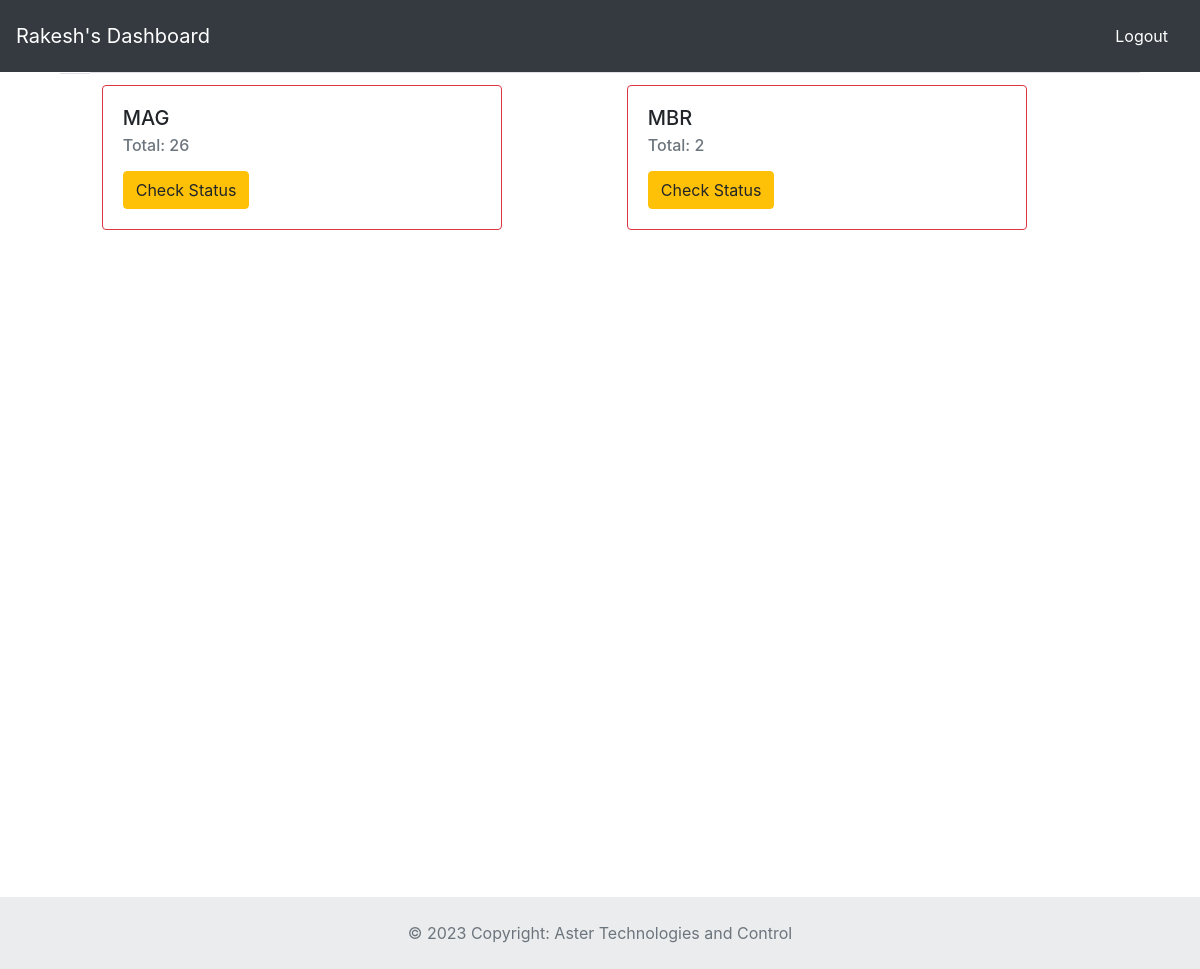
The page /subscription/ (signed in) on the database its author committed.
### astercrm/models.py (models this page shows, shortened)
class Software(models.Model):
	name = models.CharField(max_length=15)
	url = models.CharField(max_length=50)
	feature_addon = models.CharField(max_length=30, default="None")
	module_addon = models.CharField(max_length=30,default="None")

### astercrm/views.py (the view)
# urls.py: path('subscription/',views.subscription_call),
@login_required
def subscription_call(request):
	results=Subscription.objects.filter(usage_id__usage_user=request.user).values('usage_id__usage_software__name','usage_id__usage_software__id').annotate(count=Count('usage_id__usage_software__name'))
	return render(request,'subscription.html',{'soft':results})

### templates/subscription.html (shortened to what this page needs)
{% extends 'dashboard.html' %}
{% block body %}
<div class="container vh-100">
{% if soft %}
<table class="table">
  <tbody>
    <tr>
      <th scope="row" class="card-group"></th>
{% for i in soft %}
<td>
          <div class="card mb-3 border-danger" style="width: 25rem;">
            <div class="card-body">
            <h5 class="card-title">{{ i.usage_id__usage_software__name }}</h5>
            <h6 class="card-subtitle mb-2 text-muted">Total: {{ i.count }}</h6>
            {% if userid %}
            <a href="/csublist/{{ i.usage_id__usage_software__id }}/{{ userid }}" class="card-link btn btn-primary">Check Status</a>
            {% else %}
            <a href="/sublist/{{ i.usage_id__usage_software__id }}" class="card-link btn btn-warning">Check Status</a>
            {% endif%}
            </div>
          </div>
</td>
{% endfor %}
</tr>
</tbody>
</table>
{% else %}
            <h4 align="center">No Data Available!!</h4>
{% endif %}
</div>
{% endblock %}

### templates/dashboard.html (shortened to what this page needs)
{% extends 'base.html' %}
{% block navbar %}
<nav class="navbar navbar-expand-lg navbar-dark bg-dark">
  <a class="navbar-brand" href="#">{{ request.user.first_name }}'s Dashboard </a>
  <div class="collapse navbar-collapse" id="navbarText">
    <ul class="navbar-nav mr-auto">
      <li class="nav-item active">
        <a class="nav-link" href="#"><span class="sr-only">(current)</span></a>
      </li>
      <li class="nav-item">
        <a class="nav-link" href="#"></a>
      </li>
      <li class="nav-item">
        <a class="nav-link" href="#"></a>
      </li>
    </ul>
    <span class="navbar-text">
      <a class="nav-link" href="/logout/">Logout</a>
    </span>
  </div>
</nav>
{% endblock %}

### rows shown on the page
Software: usage_id__usage_software__name "MAG", count "26"
Software: usage_id__usage_software__name "MBR", count "2"

### other values the page prints
{{ request.user.first_name }} "Rakesh"
